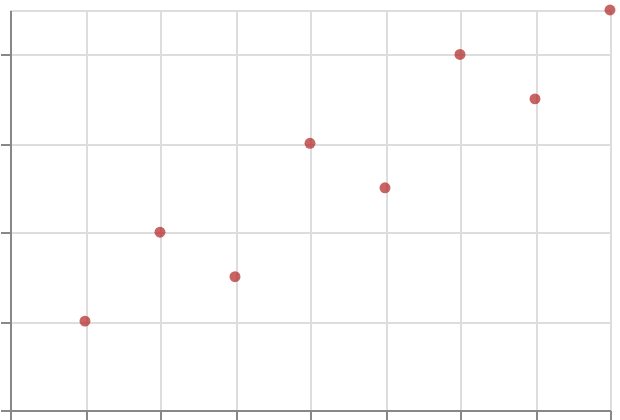

Vega-Lite specification stored for this chart:
### Vega-Lite specification from a JSON file in a GitHub repository (floating-point values rounded to 4 significant figures)
{"$schema": "https://vega.github.io/schema/vega-lite/v6.json", "padding": 5, "autosize": "none", "width": 300, "height": 200, "data": {"name": "table", "values": [{"c": "A", "g": "p", "x": 1, "y": 2, "v": 5, "t": "2024-01-15", "o": {"v": 3}, "IMDB Rating": 6.1, "d": "x1"}, {"c": "B", "g": "q", "x": 2, "y": 4, "v": 9, "t": "2024-02-20", "o": {"v": 7}, "IMDB Rating": 7.4, "d": "x2"}, {"c": "A", "g": "q", "x": 3, "y": 3, "v": 2, "t": "2024-03-05", "o": {"v": 1}, "IMDB Rating": 5.2, "d": "x1"}, {"c": "C", "g": "p", "x": 4, "y": 6, "v": 7, "t": "2024-05-30", "o": {"v": 4}, "IMDB Rating": 8.8, "d": "x3"}, {"c": "B", "g": "p", "x": 5, "y": 5, "v": 4, "t": "2024-07-11", "o": {"v": 9}, "IMDB Rating": 6.9, "d": "x2"}, {"c": "C", "g": "q", "x": 6, "y": 8, "v": 6, "t": "2024-09-02", "o": {"v": 2}, "IMDB Rating": 7.7, "d": "x3"}, {"c": "A", "g": "p", "x": 7, "y": 7, "v": 8, "t": "2024-11-25", "o": {"v": 5}, "IMDB Rating": 4.4, "d": "x1"}, {"c": "B", "g": "q", "x": 8, "y": 9, "v": 3, "t": "2024-12-31", "o": {"v": 8}, "IMDB Rating": 9.1, "d": "x2"}]}, "mark": {"type": "point", "filled": true}, "encoding": {"x": {"field": "x", "type": "quantitative"}, "y": {"field": "y", "type": "quantitative"}, "color": {"condition": {"test": {"or": [{"field": "v", "lt": 3}, {"field": "v", "lte": 5}, {"field": "y", "valid": true}]}, "value": "firebrick"}, "value": "grey"}}}
